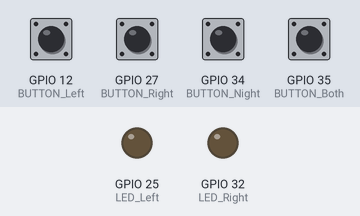
Bench run of a sketch on a simulated ESP32. Parts: output pins drawn as LEDs (lit = HIGH). The test bench sets the inputs (shaded band); at power-on: GPIO 12 (BUTTON_Left), GPIO 27 (BUTTON_Right), GPIO 34 (BUTTON_Night), GPIO 35 (BUTTON_Both) HIGH. What the sketch prints to the serial monitor is not drawn.

Above: at 1.2 s.
1.3 s: GPIO 35 (BUTTON_Both) pulled LOW for 0.25 s
At 1.57 s:
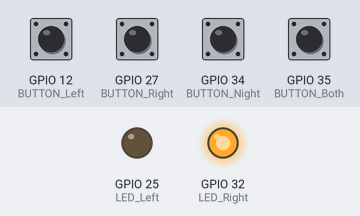
3.2 s: GPIO 12 (BUTTON_Left) pulled LOW for 0.25 s
6.4 s: GPIO 27 (BUTTON_Right) pulled LOW for 0.25 s
9.6 s: GPIO 34 (BUTTON_Night) pulled LOW for 1 s
12.1 s: GPIO 12 (BUTTON_Left) pulled LOW for 1 s
14.6 s: GPIO 27 (BUTTON_Right) pulled LOW for 1 s
Timing chart, 0 to 17.6 s (numbered marks = the images above; inputs shaded):
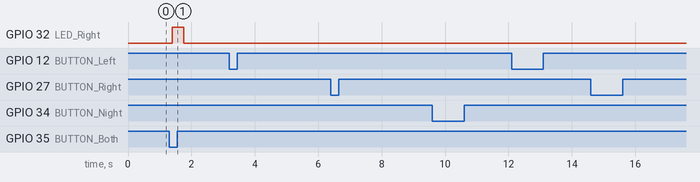

Measured:
- after the input at 1.3 s, GPIO 32 (LED_Right): LOW → HIGH after 0.10 s, → LOW 0.35 s later
- after the input at 3.2 s, every drawn part: stays the same
- after the input at 6.4 s, every drawn part: stays the same
- after the input at 9.6 s, every drawn part: stays the same
- after the input at 12.1 s, every drawn part: stays the same
- after the input at 14.6 s, every drawn part: stays the same

The sketch:

ESP32Control.ino
```cpp
#include <Wire.h>

#define HC05_RX_PIN 3 // Pin RX del HC-05 conectado al pin 3 (GPIO3) del ESP32
#define HC05_TX_PIN 1 // Pin TX del HC-05 conectado al pin 1 (GPIO1) del ESP32
#define BUTTON_Right 27 // Pin del botón conectado al pin 12 (GPIO12) del ESP32
#define BUTTON_Left 12  //etc etc etc
#define BUTTON_Both 35
#define BUTTON_Night 34
#define LED_Right 32
#define LED_Left 25

bool l = false;  //Asignacion de variables de control
bool r = false;
bool b = false;
unsigned long currentTime=0;
unsigned long previousTime=0;
int bp = 0;
bool button27 = false;
bool button12 = false;
bool button13 = false;
bool button14 = false;

void setup() {
  Serial.begin(9600, SERIAL_8N1, HC05_RX_PIN, HC05_TX_PIN); // Inicia la comunicación serial con el HC-05
  pinMode(BUTTON_Right, INPUT_PULLUP); // Configura los pin de los botónes y leds como entrada como corresponda
  pinMode(BUTTON_Left, INPUT_PULLUP);
  pinMode(BUTTON_Both, INPUT_PULLUP);
  pinMode(BUTTON_Night, INPUT_PULLUP);
  pinMode(LED_Right, OUTPUT);
  pinMode(LED_Left,OUTPUT);
}

void loop() {
  //Lectura
  button27 = digitalRead(BUTTON_Right);
  button12 = digitalRead(BUTTON_Left); // Lee el estado actual del botón
  button13 = digitalRead(BUTTON_Both);
  button14 = digitalRead(BUTTON_Night);

  //Modificacion de variables de control
  if (button27 == HIGH) {
    Serial.write(65);
    l = true;
    r = false;
    b = false;
  }
  if (button12 == HIGH) {
    Serial.write(66);
    r = true;
    l = false;
    b = false;
  }
  if (button13 == HIGH) {
    Serial.write(67);
    delay(200);
    if(l == true || r == true || b == true){
      l = false; r = false; b = false;
    }else{
      b = true;
    }
  }
  if (button14 == HIGH) {
    Serial.write(68);
  }


  //Decisiones
  if(r == true){
    digitalWrite(LED_Right,HIGH);
  }else{
    digitalWrite(LED_Right,LOW);
  }
  if(l == true){
    digitalWrite(LED_Left,HIGH);
  }else{
    digitalWrite(LED_Left,LOW);
  }
  if(b == true){
    currentTime = millis();
    if(bp == 0 && currentTime-previousTime > 1000){
      previousTime = currentTime;
      bp = 1;
    }else if(bp == 1 && currentTime-previousTime > 1000){
      previousTime = currentTime;
      bp = 0;
    }
    if(bp == 0){
      digitalWrite(LED_Right,HIGH);
      digitalWrite(LED_Left,HIGH);
    }
    if(bp == 1){
      digitalWrite(LED_Right,LOW);
      digitalWrite(LED_Left,LOW);
    }
  }
}


/*
    #include <MPU6050.h>
    MPU6050 mpu;

  *En setup*

    Wire.begin();
    mpu.initialize();

  *Fuera de setup pero antes de loop*
    int16_t accelerometerXprev = mpu.getAccelerationX();
    int16_t accelerometerYprev = mpu.getAccelerationY();
    int16_t accelerometerZprev = mpu.getAccelerationZ();
    int16_t gyroscopeXprev = mpu.getRotationX();
    int16_t gyroscopeYprev = mpu.getRotationY();
    int16_t gyroscopeZprev = mpu.getRotationZ();

  *En loop*
    int16_t accelerometerX = mpu.getAccelerationX();
    int16_t accelerometerY = mpu.getAccelerationY();
    int16_t accelerometerZ = mpu.getAccelerationZ();
    int16_t gyroscopeX = mpu.getRotationX();
    int16_t gyroscopeY = mpu.getRotationY();
    int16_t gyroscopeZ = mpu.getRotationZ();

    if(accelerometerX < accelerometerXprev){
      ta frenando, aqui se prioriza prender todos los leds en rojo. Al dejar de frenar pasara al else
    }else{
      //Codigo no documentado del loop

      Si r,l y b son falsos podemos entrar a utilizar la automatizacion del mpu6050
      if(r == false && l == false && b == false){
        if(gyroscopeX < -75){
          prender l
        }
        if(gyroscopeX > 75){
          prender r
        }
      }
    }

    Como se puede dar cuenta el mpu6050 debe calibrarse y puede ampliar sus funciones. Pero con que sepa cuando se frena
    o cuando se esta girando(sin dirrecionales) es suficiente por el momento.
    Tambien y es un poco obvio, al prender el led del controlador tambien se debe enviar el comando, el unico nuevo
    seria el del frendo, siendo Serial.write(69); :)
*/
```
